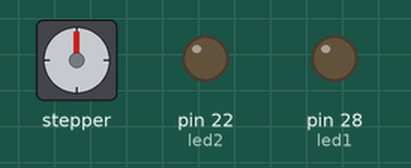
This sketch was run on a simulated Arduino Mega 2560, built with avr-gcc and run on an emulated ATmega2560. On the bench: stepper motor, output pins drawn as LEDs (lit = HIGH). Wiring (inferred from the names in the program): stepper motor driver (200 steps per turn assumed): step pin 7; direction pin 26. Pins used as bus, display or sensor lines are not drawn.

Above: at 0.15 s.
At 4.97 s:
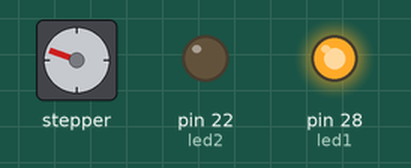
At 10.1 s:
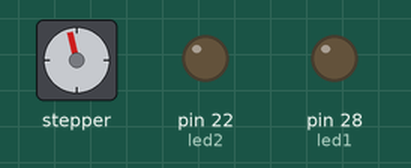
At 19.75 s:
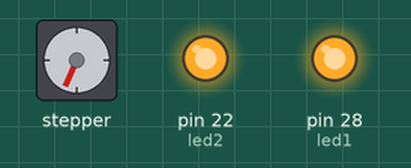
At 29.7 s:
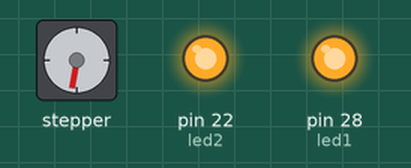
At 39.65 s:
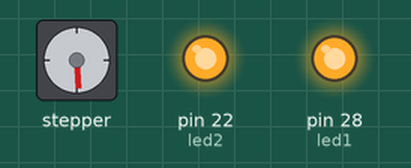
Timing chart, 0 to 40.0 s (numbered marks = the images above):
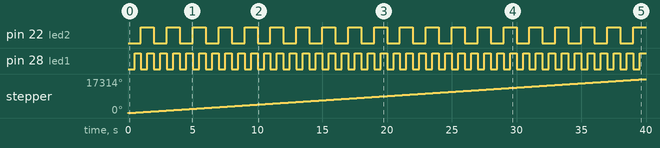

The sketch:

stepper_led.ino
```cpp
#define led1 28
#define led2 22
#define directionpin 26
#define steppin 7
//#define enablepin 24


unsigned long starttime1=0;
unsigned long blinkdelay=500;
byte ledstate=LOW;

unsigned long starttime2=0;
unsigned long blinkdelay2=1000;
byte ledstate2=LOW;

unsigned long prevStepMicros = 0;
unsigned long microsBetweenSteps = 500;
byte stepstate=LOW;

unsigned long timenow;
unsigned long currmicros;


void setup() {
  Serial.begin(9600);
  pinMode(led1,OUTPUT);
  pinMode(led2,OUTPUT);
  pinMode(directionpin, OUTPUT);
  pinMode(steppin, OUTPUT);
  //pinMode(enablepin, OUTPUT);
  //digitalWrite(enablepin,LOW);

}

void loop() {

  timenow=millis();

  if(timenow-starttime1>blinkdelay)
  {
    starttime1+=blinkdelay;
//    if(ledstate==HIGH)
//    ledstate=LOW;
//    else
//    ledstate=HIGH;
    ledstate=!ledstate;
    digitalWrite(led1,ledstate);
  }
  if(timenow-starttime2>blinkdelay2)
  {
    starttime2+=blinkdelay2;
//    if(ledstate2==HIGH)
//    ledstate2=LOW;
//    else
//    ledstate2=HIGH;
     ledstate2=!ledstate2;
    digitalWrite(led2,ledstate2);
  }

currmicros=micros();


 //digitalWrite(enablepin,HIGH);
 digitalWrite(directionpin,HIGH);


  for(int i=0;i<800;i++)
  {
  if(currmicros-prevStepMicros>microsBetweenSteps)
  {
    prevStepMicros=currmicros;
    stepstate=!stepstate;
    digitalWrite(steppin,stepstate);
    digitalWrite(steppin,!stepstate);
  }
 }
}
```

Measured:
- by itself, pin 22 (led2): alternates HIGH for 1.0 s and LOW for 1.0 s
- by itself, pin 28 (led1): alternates HIGH for 0.50 s and LOW for 0.50 s
- by itself, stepper: keeps turning clockwise at about 433°/s
